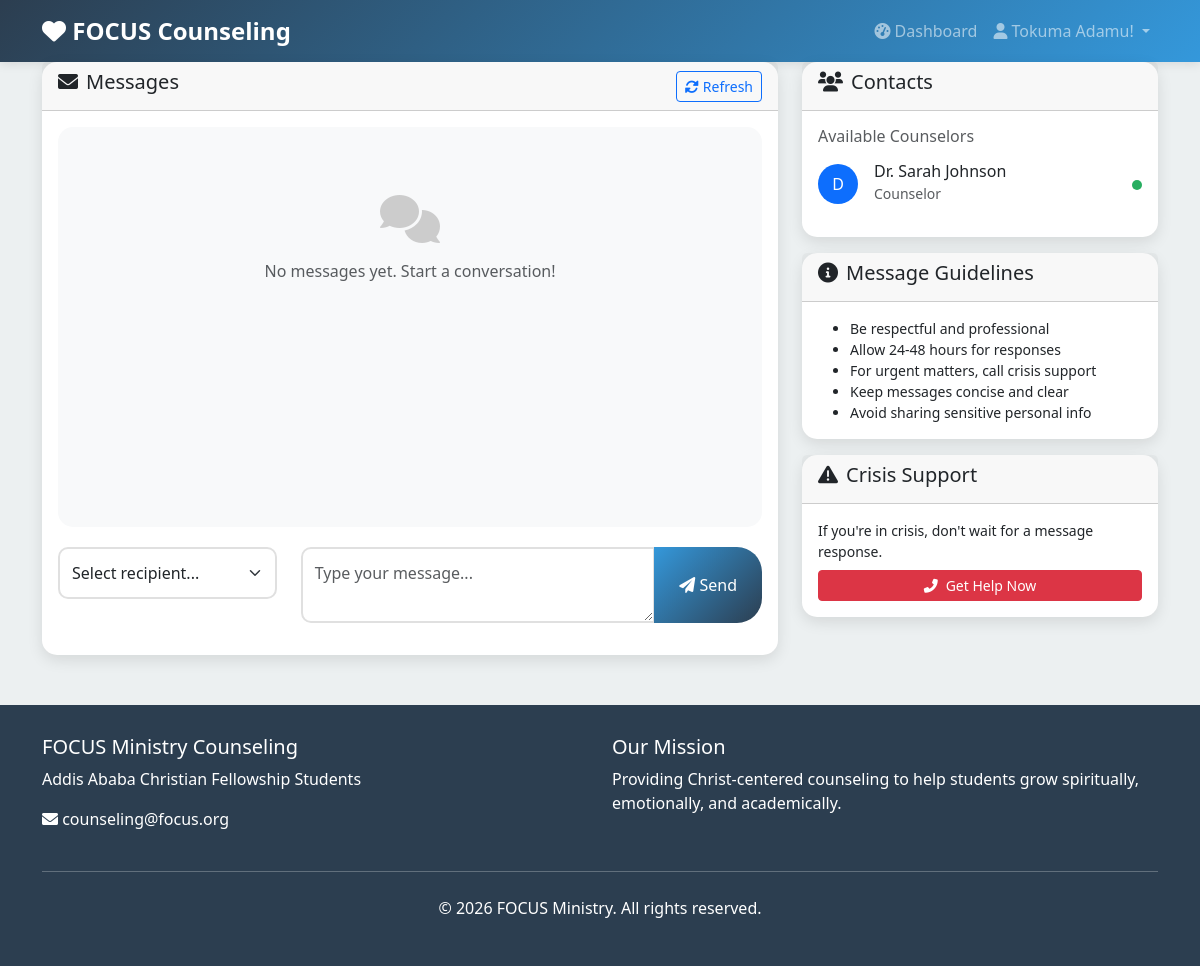
Screenshot of /messages (signed in) with the database file from the repository.
### app.py (models this page shows, shortened)
class User(db.Model):
    id = db.Column(db.Integer, primary_key=True)
    username = db.Column(db.String(80), unique=True, nullable=False)
    email = db.Column(db.String(120), unique=True, nullable=False)
    password_hash = db.Column(db.String(128), nullable=False)
    user_type = db.Column(db.String(20), nullable=False)  # 'student' or 'counselor'
    full_name = db.Column(db.String(100), nullable=False)
    created_at = db.Column(db.DateTime, default=datetime.utcnow)

### app.py (the view)
@app.route('/messages')
@login_required
def messages():
    user_id = session['user_id']
    sent_messages = Message.query.filter_by(sender_id=user_id).order_by(Message.timestamp.desc()).all()
    received_messages = Message.query.filter_by(receiver_id=user_id).order_by(Message.timestamp.desc()).all()
    for msg in received_messages:
        if not msg.is_read:
            msg.is_read = True
    db.session.commit()
    counselors = User.query.filter_by(user_type='counselor').all()
    students = User.query.filter_by(user_type='student').all()
    return render_template('messages.html', sent_messages=sent_messages, received_messages=received_messages, counselors=counselors, students=students)

### app.py (called while the page is built)
def login_required(f):
    @wraps(f)
    def decorated_function(*args, **kwargs):
        if 'user_id' not in session:
            return redirect(url_for('login'))
        return f(*args, **kwargs)
    return decorated_function

### templates/messages.html (shortened to what this page needs)
{% extends "base.html" %}
{% block content %}
<div class="container">
    <div class="row">
        <div class="col-lg-8">
            <div class="card">
                <div class="card-header">
                    <div class="row align-items-center">
                        <div class="col-md-6">
                            <h5><i class="fas fa-envelope me-2"></i>Messages</h5>
                        </div>
                        <div class="col-md-6 text-end">
                            <button class="btn btn-sm btn-outline-primary" onclick="refreshMessages()">
                                <i class="fas fa-sync-alt me-1"></i>Refresh
                            </button>
                        </div>
                    </div>
                </div>
                <div class="card-body">
                    <div class="chat-container" id="chatContainer">
                        {% if sent_messages or received_messages %}
                            {% set all_messages = (sent_messages + received_messages) | sort(attribute='timestamp') %}
                            {% for message in all_messages %}
                                <div class="message-bubble {% if message.sender_id == session.user_id %}message-sent{% else %}message-received{% endif %}">
                                    <div class="d-flex justify-content-between align-items-start mb-2">
                                        <strong>{{ message.sender.full_name }}</strong>
                                        <small class="text-muted">{{ message.timestamp.strftime('%I:%M %p') }}</small>
                                    </div>
                                    <p class="mb-0">{{ message.content }}</p>
                                </div>
                            {% endfor %}
                        {% else %}
                            <div class="text-center py-5">
                                <i class="fas fa-comments" style="font-size: 3rem; color: #ccc;"></i>
                                <p class="text-muted mt-3">No messages yet. Start a conversation!</p>
                            </div>
                        {% endif %}
                    </div>
                    <form method="POST" action="{{ url_for('send_message') }}">
                        <div class="row">
                            <div class="col-md-4 mb-3">
                                <select name="receiver_id" class="form-select" required>
                                    <option value="">Select recipient...</option>
                                </select>
                            </div>
                            <div class="col-md-8 mb-3">
                                <div class="input-group">
                                    <textarea name="message" class="form-control" rows="2" placeholder="Type your message..." required></textarea>
                                    <button type="submit" class="btn btn-primary">
                                        <i class="fas fa-paper-plane"></i> Send
                                    </button>
                                </div>
                            </div>
                        </div>
                    </form>
                </div>
            </div>
        </div>
        <div class="col-lg-4">
            <div class="card">
                <div class="card-header">
                    <h5><i class="fas fa-users me-2"></i>Contacts</h5>
                </div>
                <div class="card-body">
                    {% if session.user_type == 'student' %}
                        <h6 class="text-muted mb-3">Available Counselors</h6>
                        {% for counselor in counselors %}
                            <div class="d-flex align-items-center mb-3">
                                <div class="flex-shrink-0">
                                    <div class="bg-primary text-white rounded-circle d-flex align-items-center justify-content-center" style="width: 40px; height: 40px;">
                                        {{ counselor.full_name[0] }}
                                    </div>
                                </div>
                                <div class="flex-grow-1 ms-3">
                                    <h6 class="mb-0">{{ counselor.full_name }}</h6>
                                    <small class="text-muted">Counselor</small>
                                </div>
                                <div class="flex-shrink-0">
                                    <div class="online-indicator"></div>
                                </div>
                            </div>
                        {% endfor %}
                    {% endif %}
                </div>
            </div>
            <div class="card mt-3">
                <div class="card-header">
                    <h5><i class="fas fa-info-circle me-2"></i>Message Guidelines</h5>
                </div>
                <div class="card-body">
                    <ul class="small mb-0">
                        <li>Be respectful and professional</li>
                        <li>Allow 24-48 hours for responses</li>
                        <li>For urgent matters, call crisis support</li>
                        <li>Keep messages concise and clear</li>
                        <li>Avoid sharing sensitive personal info</li>
                    </ul>
                </div>
            </div>
            <div class="card mt-3">
                <div class="card-header">
                    <h5><i class="fas fa-exclamation-triangle me-2"></i>Crisis Support</h5>
                </div>
                <div class="card-body">
                    <p class="small mb-2">If you're in crisis, don't wait for a message response.</p>
                    <button class="btn btn-danger btn-sm w-100" onclick="showCrisisInfo()">
                        <i class="fas fa-phone-alt me-2"></i>Get Help Now
                    </button>
                </div>
            </div>
        </div>
    </div>
</div>
{% endblock %}

### templates/base.html (shortened to what this page needs)
<!DOCTYPE html>
<html lang="en">
<head>
    <link href="https://cdn.jsdelivr.net/npm/bootstrap@5.3.0/dist/css/bootstrap.min.css" rel="stylesheet">
    <link href="https://cdnjs.cloudflare.com/ajax/libs/font-awesome/6.0.0/css/all.min.css" rel="stylesheet">
</head>
<body>
    <nav class="navbar navbar-expand-lg navbar-dark">
        <div class="container">
            <a class="navbar-brand" href="{{ url_for('index') }}">
                <i class="fas fa-heart"></i> FOCUS Counseling
            </a>
            <div class="collapse navbar-collapse" id="navbarNav">
                <ul class="navbar-nav ms-auto">
                    {% if session.user_id %}
                        <li class="nav-item">
                            <a class="nav-link" href="{{ url_for('dashboard') }}">
                                <i class="fas fa-tachometer-alt"></i> Dashboard
                            </a>
                        </li>
                        <li class="nav-item dropdown">
                            <a class="nav-link dropdown-toggle" href="#" role="button" data-bs-toggle="dropdown">
                                <i class="fas fa-user"></i> {{ session.full_name }}
                            </a>
                        </li>
                    {% endif %}
                </ul>
            </div>
        </div>
    </nav>
    <main>
        {% block content %}{% endblock %}
    </main>
    <footer class="footer">
        <div class="container">
            <div class="row">
                <div class="col-md-6">
                    <h5>FOCUS Ministry Counseling</h5>
                    <p>Addis Ababa Christian Fellowship Students</p>
                    <p><i class="fas fa-envelope"></i> counseling@focus.org</p>
                </div>
                <div class="col-md-6">
                    <h5>Our Mission</h5>
                    <p>Providing Christ-centered counseling to help students grow spiritually, emotionally, and academically.</p>
                </div>
            </div>
            <hr class="my-4">
            <div class="text-center">
                <p>&copy; 2026 FOCUS Ministry. All rights reserved.</p>
            </div>
        </div>
    </footer>
</body>
</html>

### templates/base.html (style rules this page uses)
:root { --primary-color: #2c3e50; --secondary-color: #3498db; --accent-color: #e74c3c; --success-color: #27ae60; --light-bg: #ecf0f1; --text-dark: #2c3e50; --text-light: #7f8c8d; }
body { font-family: 'Segoe UI', Tahoma, Geneva, Verdana, sans-serif; background-color: var(--light-bg); color: var(--text-dark); }
.navbar { background: linear-gradient(135deg, var(--primary-color), var(--secondary-color)); box-shadow: 0 2px 10px rgba(0,0,0,0.1); }
.navbar-brand { font-weight: bold; font-size: 1.5rem; }
.card { border: none; border-radius: 15px; box-shadow: 0 5px 15px rgba(0,0,0,0.1); transition: transform 0.3s ease, box-shadow 0.3s ease; }
.btn-primary { background: linear-gradient(135deg, var(--secondary-color), var(--primary-color)); border: none; border-radius: 25px; padding: 10px 25px; font-weight: 500; transition: all 0.3s ease; }
.form-control, .form-select { border-radius: 10px; border: 2px solid #e0e0e0; padding: 12px; transition: border-color 0.3s ease; }
.footer { background: var(--primary-color); color: white; padding: 30px 0; margin-top: 50px; }
.chat-container { height: 400px; overflow-y: auto; padding: 20px; background: #f8f9fa; border-radius: 15px; margin-bottom: 20px; }
.online-indicator { width: 10px; height: 10px; background-color: #27ae60; border-radius: 50%; display: inline-block; margin-left: 5px; }

### rows the page displays
User: full_name "Tokuma Adamu!"
User: full_name "D", full_name "Dr. Sarah Johnson"
